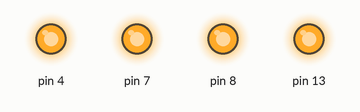
Simulated run of this sketch. Board: Arduino Uno, built with avr-gcc and run on an emulated ATmega328P. On the bench: output pins drawn as LEDs (lit = HIGH).

Above: at 0.04 s.
At 6.55 s:
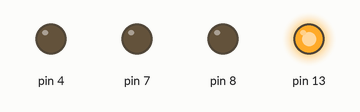
At 6.75 s:
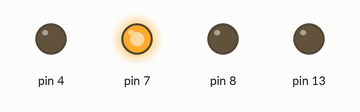
At 7.05 s:
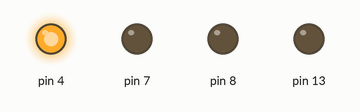
At 7.45 s:
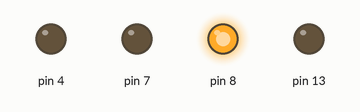
At 12.08 s:
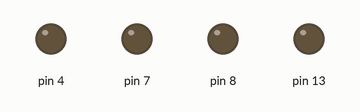
Timing chart, 0 to 12.4 s (numbered marks = the images above):
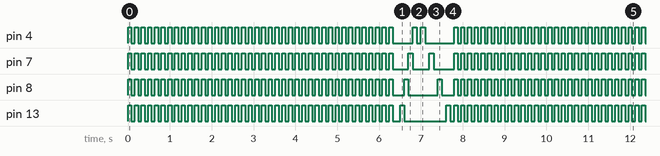

Measured:
- by itself, pin 4: repeats every 7.8 s: HIGH 0.08 s, LOW 0.48 s, HIGH 0.10 s, LOW 0.10 s, HIGH 0.10 s, LOW 0.70 s, 39 × (HIGH 0.08 s, LOW 0.08 s)
- by itself, pin 7: repeats every 7.8 s: HIGH 0.08 s, LOW 0.38 s, HIGH 0.10 s, LOW 0.40 s, HIGH 0.10 s, LOW 0.50 s, 39 × (HIGH 0.08 s, LOW 0.08 s)
- by itself, pin 8: repeats every 7.8 s: HIGH 0.08 s, LOW 0.28 s, HIGH 0.10 s, LOW 0.70 s, HIGH 0.10 s, LOW 0.30 s, 39 × (HIGH 0.08 s, LOW 0.08 s)
- by itself, pin 13: repeats every 9.4 s: HIGH 0.08 s, LOW 0.18 s, HIGH 0.10 s, LOW 1.0 s, 40 × (HIGH 0.10 s, LOW 0.10 s)

The sketch:

sketch_apr27a.ino
```cpp
void setup() {
  pinMode(13,OUTPUT);
  pinMode(8,OUTPUT);
  pinMode(7,OUTPUT);
  pinMode(4,OUTPUT);

}

void loop() {
  for(int i=0;i<40;i++)
  {
  digitalWrite(13,HIGH);
  digitalWrite(8,HIGH);
  digitalWrite(7,HIGH);
  digitalWrite(4,HIGH);
  delay(80);
  digitalWrite(13,LOW);
  digitalWrite(8,LOW);
  digitalWrite(7,LOW);
  digitalWrite(4,LOW);
  delay(80);
  }
  delay(100);
  digitalWrite(13,HIGH);
  delay(100);
  digitalWrite(13,LOW);
  digitalWrite(8,HIGH);
  delay(100);
  digitalWrite(8,LOW);
  digitalWrite(7,HIGH);
  delay(100);
  digitalWrite(7,LOW);
  digitalWrite(4,HIGH);
  delay(100);
  digitalWrite(4,LOW);
  delay(100);
  digitalWrite(4,HIGH);
  delay(100);
  digitalWrite(4,LOW);
  delay(100);
  digitalWrite(7,HIGH);
  delay(100);
  digitalWrite(7,LOW);
  delay(100);
  digitalWrite(8,HIGH);
  delay(100);
  digitalWrite(8,LOW);
  delay(100);
  digitalWrite(13,HIGH);
  delay(100);
  digitalWrite(13,LOW);
  delay(100);

}
```
